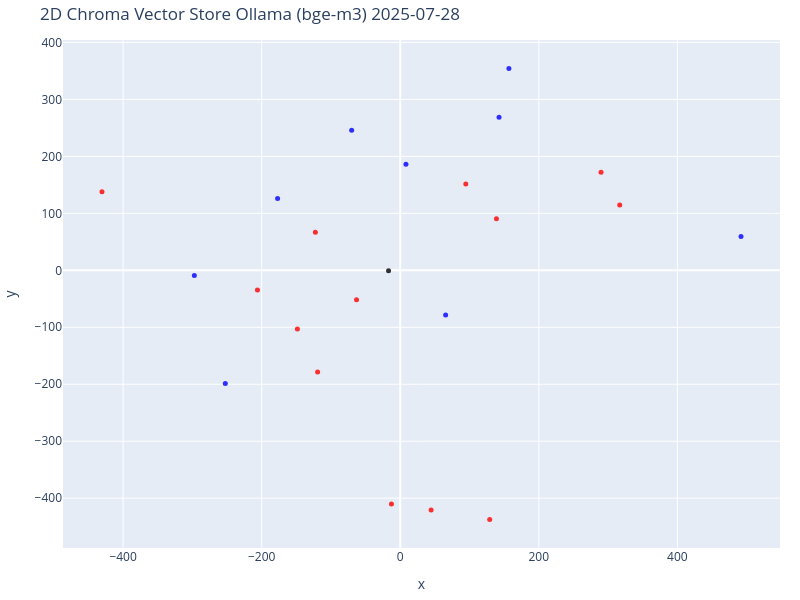

Notebook code for this chart:
### Code cell
from sklearn.manifold import TSNE
import numpy as np
import plotly.graph_objects as go
from datetime import datetime

# Пути и параметры
output_dir = Path('C:/Users/Alkor/gd/rss_news_predict_quote/Ollama_predict_img_rts_21-00')

# Создаем директорию для сохранения изображений, если она не существует
output_dir.mkdir(parents=True, exist_ok=True)

# Теперь мы можем визуализировать векторы с помощью t-SNE
# t-SNE - это метод, который позволяет визуализировать высокоразмерные данные
result = collection.get(include=['embeddings', 'documents', 'metadatas'])
vectors = np.array(result['embeddings'])
documents = result['documents']
metadatas = result['metadatas']
doc_types = [metadata['next_bar'] for metadata in metadatas]
doc_dates = [metadata['date'] for metadata in metadatas]
doc_date_mins = [metadata['date_min'] for metadata in metadatas]
colors = [['blue', 'red', 'black'][['up', 'down', 'current'].index(t)] for t in doc_types]

# Нам, людям, проще визуализировать объекты в 2D!
# Уменьшите размерность векторов до 2D, используя t-SNE
# (t-распределенное стохастическое вложение соседей)
tsne = TSNE(n_components=2, random_state=42, perplexity=3)
reduced_vectors = tsne.fit_transform(vectors)

# Create the 2D scatter plot
fig = go.Figure(data=[go.Scatter(
    x=reduced_vectors[:, 0],
    y=reduced_vectors[:, 1],
    mode='markers',
    marker=dict(size=5, color=colors, opacity=0.8),
    text=[f"Type: {t}<br>Date: {dt}    Date Min: {dm}<br>Text: {d[:100]}..." 
          for t, dt, dm, d in zip(doc_types, doc_dates, doc_date_mins, documents)],
    hoverinfo='text'
)])

# Всталяем дату
# graph_date = datetime.now().strftime('%Y-%m-%d %HH:%MM:%SS')
graph_date = '2025-07-28'  # Можно заменить на динамическое значение, если нужно

fig.update_layout(
    title=f'2D Chroma Vector Store Ollama (bge-m3) {graph_date}',
    xaxis_title='x',
    yaxis_title='y',
    width=800,
    height=600,
    margin=dict(r=20, b=10, l=10, t=40)
)

# Сохранение графика в файл
output_file = output_dir / f"{graph_date}.png"
fig.write_image(output_file)

fig.show()

### Figure 1 — Plotly figure (JSON) as saved in the notebook; plotly's stock layout.template omitted (floating-point values rounded to 4 significant figures)
{"data": [{"hoverinfo": "text", "marker": {"color": ["red", "blue", "blue", "red", "red", "red", "red", "red", "red", "red", "blue", "red", "blue", "blue", "blue", "red", "blue", "blue", "red", "blue", "red", "red", "black"], "opacity": 0.8, "size": 5}, "mode": "markers", "text": ["Type: down<br>Date: 2025-06-25    Date Min: 2025-06-24 18:00:00<br>Text: - Китай активно продвигает юань, пока доллар теряет влияние\n- Доллар пытается восстановить позиции; ...", "Type: up<br>Date: 2025-06-26    Date Min: 2025-06-25 18:00:00<br>Text: - Доллар достиг 3-летнего минимума на фоне конфликта Трампа и Пауэлла\n- ИИ готов убить человека при ...", "Type: up<br>Date: 2025-06-27    Date Min: 2025-06-26 18:00:00<br>Text: - Reed's Inc на конференции Small Cap Growth: стратегический рост и инновации\n- Акции American Outdo...", "Type: down<br>Date: 2025-06-30    Date Min: 2025-06-27 18:00:00<br>Text: - Фьючерсы на природный газ подорожали во время американской сессии\n- Стресс-тест ФРС показал, что к...", "Type: down<br>Date: 2025-07-01    Date Min: 2025-06-30 18:00:00<br>Text: - Акции Life360 достигли исторического максимума в $65,83\n- Binance приостановит ввод и вывод активо...", "Type: down<br>Date: 2025-07-02    Date Min: 2025-07-01 18:00:00<br>Text: - Акции IHS Holding достигли 52-недельного максимума в $6,30\n- Акции MannKind Corp достигли 52-недел...", "Type: down<br>Date: 2025-07-03    Date Min: 2025-07-02 18:00:00<br>Text: - Криптовалюта Cardano подросла на 10% в бычьей торговле в ралли\n- American Shared Hospital Services...", "Type: down<br>Date: 2025-07-04    Date Min: 2025-07-03 18:00:00<br>Text: - Генеральный директор UiPath Динес продал акции PATH на сумму $585 тыс.\n- Nuvve Holding Corp. заклю...", "Type: down<br>Date: 2025-07-07    Date Min: 2025-07-04 18:00:00<br>Text: - Фьючерсы на золото подорожали в ходе американских торгов\n- Рынок акций  Бразилии закрылся ростом, ...", "Type: down<br>Date: 2025-07-08    Date Min: 2025-07-07 18:00:00<br>Text: - William Blair понизил рейтинг акций Jasper Therapeutics из-за неудач в испытаниях препарата\n- Citi...", "Type: up<br>Date: 2025-07-09    Date Min: 2025-07-08 18:00:00<br>Text: - Tether хранит золотой запас на $8 млрд в швейцарском хранилище\n- Фьючерсы на природный газ подешев...", "Type: down<br>Date: 2025-07-10    Date Min: 2025-07-09 18:00:00<br>Text: - OpenAI готовится запустить ИИ-браузер для конкуренции с Google Chrome\n- Исполнительный директор Ka...", "Type: up<br>Date: 2025-07-11    Date Min: 2025-07-10 18:00:00<br>Text: - Директор Travel & Leisure Co продает акции TNL на сумму $1,19 млн\n- Фьючерсы на природный газ подо...", "Type: up<br>Date: 2025-07-14    Date Min: 2025-07-11 18:00:00<br>Text: - Kraft Heinz планирует разделение и выделение бакалейного бизнеса\n- Акции Tutor Perini Corp достигл...", "Type: up<br>Date: 2025-07-15    Date Min: 2025-07-14 18:00:00<br>Text: - Saba Capital продает акции Blackrock California (BFZ) на сумму $309 663\n- Суд отклонил иск к Dolce...", "Type: down<br>Date: 2025-07-16    Date Min: 2025-07-15 18:00:00<br>Text: - Citi подтверждает рейтинг \"Покупать\" для акций EQT после заключения крупной сделки по поставке газ...", "Type: up<br>Date: 2025-07-17    Date Min: 2025-07-16 18:00:00<br>Text: - Генеральный директор RB Global Кесслер продал акции на сумму $5,02 млн\n- CrowdStrike расширяет пар...", "Type: up<br>Date: 2025-07-18    Date Min: 2025-07-17 18:00:00<br>Text: - Mizuho повышает целевую цену акций Evergy до $74 на фоне урегулирования в Канзасе\n- Mizuho Securit...", "Type: down<br>Date: 2025-07-21    Date Min: 2025-07-18 18:00:00<br>Text: - Baird повышает целевую цену акций Danaher до $226 на фоне силы биотехнологического сектора\n- Citi ...", "Type: up<br>Date: 2025-07-22    Date Min: 2025-07-21 18:00:00<br>Text: - JPM добавляет Dollar Tree в свой фокус-лист благодаря росту и улучшению маржи\n- Профессор Нью-Йорк...", "Type: down<br>Date: 2025-07-23    Date Min: 2025-07-22 18:00:00<br>Text: - Century Aluminum закрывает выпуск обеспеченных облигаций на сумму $400 миллионов\n- Vertical Resear...", "Type: down<br>Date: 2025-07-24    Date Min: 2025-07-23 18:00:00<br>Text: - Wolfe Research подтверждает рейтинг акций GE Vernova на уровне Peerperform\n- Wolfe Research повыша...", "Type: current<br>Date: current    Date Min: 2025-07-25 18:00:00<br>Text: - Sensient Technologies во 2 квартале 2025 года: рост EPS на 20,8% благодаря сегменту цветовых решен..."], "type": "scatter", "x": [-430.5, 491.9, -297.2, -63.08, 94.63, -122.5, 289.8, -119.2, 138.9, 129.1, 142.6, -206.1, -70.09, -177.0, 65.55, 316.8, 8.262, 156.9, -148.4, -252.5, -12.66, 44.57, -16.86], "y": [137.8, 59.19, -8.958, -51.57, 151.5, 66.65, 172.0, -178.5, 90.5, -437.4, 268.6, -34.71, 245.7, 126.0, -78.27, 114.7, 186.2, 354.2, -103.2, -198.9, -410.3, -420.9, -0.6976]}], "layout": {"height": 600, "margin": {"b": 10, "l": 10, "r": 20, "t": 40}, "title": {"text": "2D Chroma Vector Store Ollama (bge-m3) 2025-07-28"}, "width": 800, "xaxis": {"title": {"text": "x"}}, "yaxis": {"title": {"text": "y"}}}}
